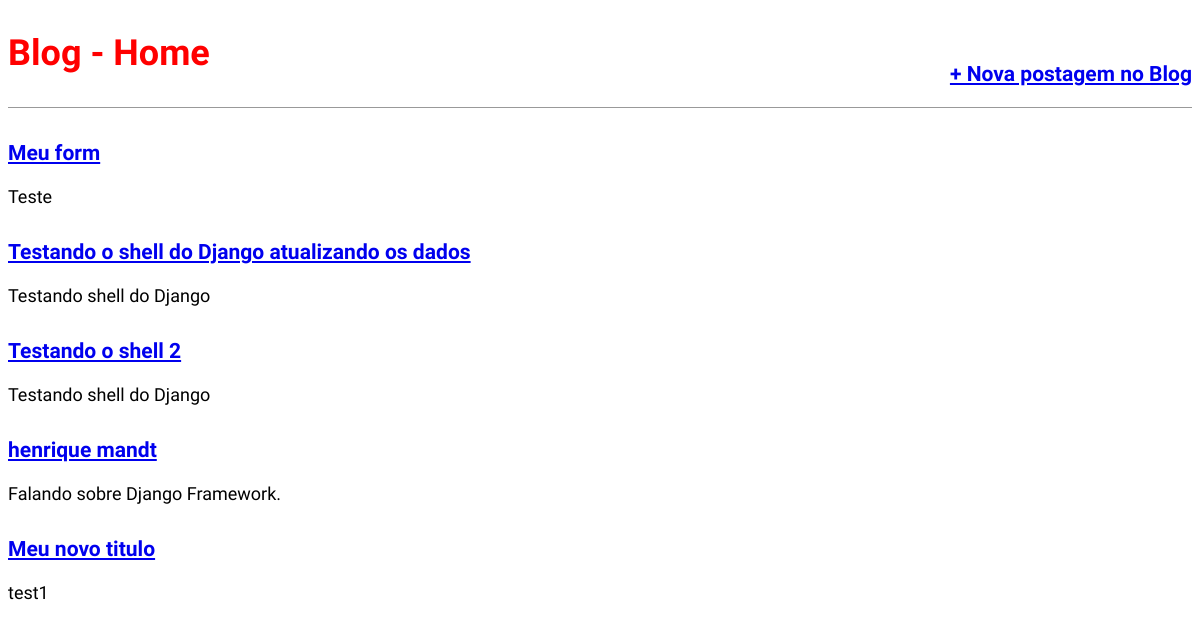
Before: / with the older database file.
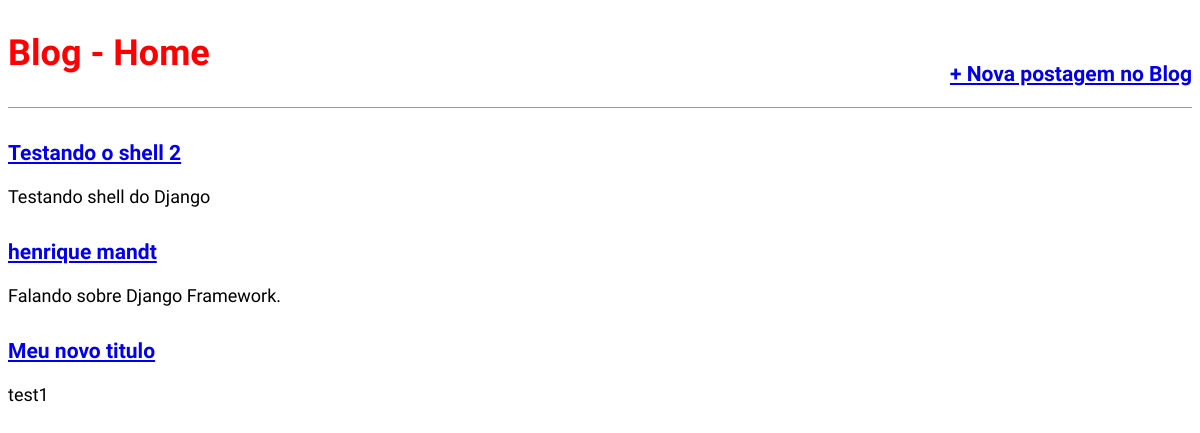
After: the same page with the newer database file.
### blog/models.py (models this page shows, shortened)
class Post(models.Model):
    STATUS = [
        ('rascunho','Rascunho'),
        ('publicado', 'Publicado')
    ]
    title  = models.CharField(max_length=250)
    slug   = models.SlugField(max_length=250)
    author = models.ForeignKey(User,
                                on_delete=models.CASCADE)
    content = models.TextField()
    publish_date = models.DateTimeField(default=timezone.now())
    created_on = models.DateTimeField(auto_now_add=True)
    edited_on = models.DateTimeField(auto_now=True)
    status = models.CharField(max_length=10,
    choices=STATUS,
    default='rascunho')
    objects     = models.Manager()
    published   = PublishedManager()
    def get_absolute_url(self):
        return reverse('post_detail', args=[self.slug])
    class Meta:
        ordering = ('-publish_date',)

### blog/views.py (the view)
# urls.py: path('', views.BlogListView.as_view(), name='home'),
class BlogListView(ListView):
    model = Post
    template_name = 'blog/home.html'

### templates/blog/home.html (shortened to what this page needs)
{% extends 'base.html' %}
{% block content %}
    {% for post in object_list %}
        <div class="post-entry">
            <h3><a href="{{ post.get_absolute_url }}">{{ post.title }}</a></h3>
            <p>{{ post.content }}</p>
        </div>
    {% endfor %}
{% endblock content %}

Changed rows visible on the page:
removed Post: title "Meu form", content "Teste"
removed Post: title "Testando o shell do Django atualizando os dados", content "Testando shell do Django"
